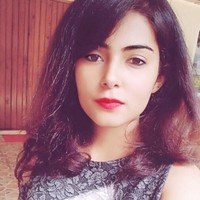
#> input picture hacker.jpg, 200 x 200 px
$ python ImageToAscii.py hacker.jpg
#> lines starting #> are read from the running program, lines starting #| are printed output that depends on the picture
#> in start, image is the input picture: PIL image 200x200 RGB; mean R, G, B 151.9, 104.9, 117.4
from PIL import Image #Using pillow libaray

#Making a list of Ascii characters we want in our image and reversing it.
ASCII_CHARS = ['.',',',':','a','^','%',';','v','*',';',':']
ASCII_CHARS =ASCII_CHARS[::-1]

#Function to resize the image.
def resize(image,new_width):

#> called with new_width = 100
    (old_width,old_height) = image.size
#> old_width = 200; old_height = 200

    #Finding the aspect ratio.
    aspect_ratio = float(old_height)/float(old_width)
#> aspect_ratio = 1

    #Multiplying aspect ratio with new width to genarate new height with same ratio.
    new_height = int(aspect_ratio*new_width)
#> new_height = 100
    new_dim = (new_width,new_height)
#> new_dim = (100, 100)

    #Genarting new image with new dimesnsions.
    new_image = image.resize(new_dim)
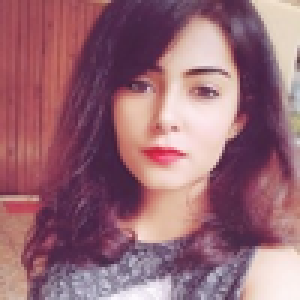
#> new_image: PIL image 100x100 RGB (shown 3 times larger); mean R, G, B 151.9, 104.9, 117.4
    return new_image


#This fucntion will return photograph in grayscale.
def grayscale(image):
    return image.convert('L')
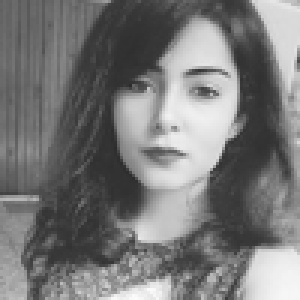
#> returned value: PIL image 100x100 L (shown 3 times larger); min 44, max 251, mean 120.4

#Function used to map pixels from image to ascii charcaters.
def modify(image,buckets=25):
    #Getting all the pixels of image.
#> called with buckets = 25
    initial_pixels = list(image.getdata())
#> initial_pixels = 10000 values, max 251 at index 9945, min 44 at index 2843, mean 120.4

    #Mapping all the pixesls to ascii charcaters in the list.
    new_pixels = [ASCII_CHARS[pixels//buckets]for pixels in initial_pixels]
#> new_pixels = 10000 items, first 6: 'v', ';', ';', 'v', ';', ';'

    #Returning a string of all pixels joint.
    return ''.join(new_pixels)

#Calling all functions
def do(image,new_width=100):

    #Calling ewsize fucntion
    image = resize(image,new_width)

    #Calling grayscale fucntion
    image = grayscale(image)

    #Calling modify fucntion
    pixels = modify(image)
    len_pixels = len(pixels)
#> len_pixels = 10000

    new_image = [pixels[index:index+new_width]for index in range(0,len_pixels,new_width)]
#> new_image = 100 items
    return '\n'.join(new_image)

#Opening image
def start(path):
    image = None
    try:
        image = Image.open(path)
    except:
        print('UNABLE TO FIND IMAGE...')
        return

    #Calling do fucntion to call all the other fucntions.
    image = do(image)

    #Creating a text file and opening it in write mode , writing image pixels and closing the file.
    f = open('image.txt','w')
    f.write(image)
    f.close()

if __name__  ==  "__main__":
    import sys
    import urllib.request

    #When we rund the code using command prompt argv[1] gives us the path of the image
    #or name of the file which we want to convert.
    #Here this fucntion checks if the second argument is a link, it sends request to the server
    #the second argument is the default argument. If the system is unable to get its url request fullfilled,
    #the hacker.jpg is the default image.
    if(sys.argv[1].startswith('http://') or sys.argv[1].startswith('https://')):
        urllib.request.urlretrieve(sys.argv[1],"hacker.jpg")
        path = "hacker.jpg"

    else:
        path = sys.argv[1]

    #Calling the start fucntion.which calles the do ducntion, which will call all the other fucntions.
    start(path)
